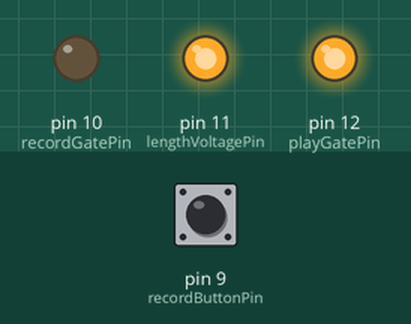
The sketch below on a simulated Arduino Uno, built with avr-gcc and run on an emulated ATmega328P. Shown: output pins drawn as LEDs (lit = HIGH). The inputs (shaded band) are chosen by the test bench; at power-on: pin 9 (recordButtonPin) HIGH.

Above: at 1.2 s.
1.3 s: pin 9 (recordButtonPin) pulled LOW for 0.15 s
At 2.6 s:
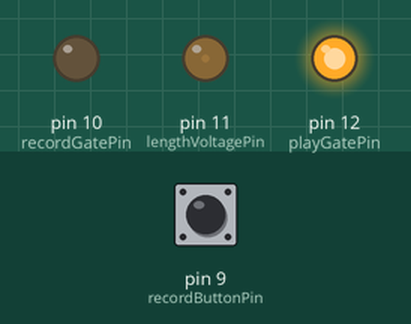
2.9 s: pin 9 (recordButtonPin) pulled LOW for 1 s
At 5.1 s:
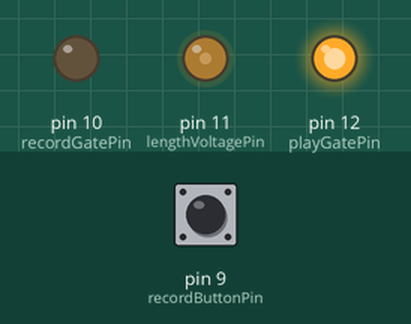
5.4 s: pin 9 (recordButtonPin) pulled LOW for 3.2 s
At 5.8 s:
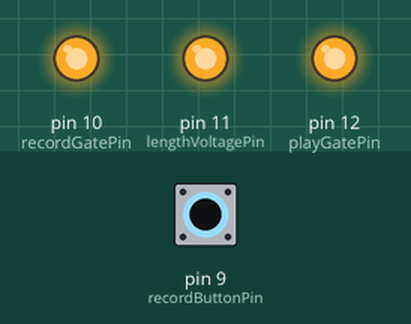
Timing chart, 0 to 10.1 s (numbered marks = the images above; inputs shaded):
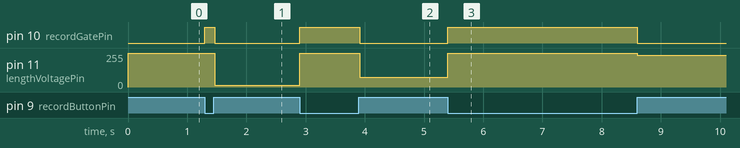

The sketch:

TymeKeeper.ino
```cpp
/*
 * TYME-KEEPER
 * Utility for recording loops on Tyme Sefari MKii
 * Uses Arduino Uno
 *
 * Mason Malvinni
 * 3/4/2016
 */


const int recordButtonPin = 9;
const int playGatePin = 12;
const int recordGatePin = 10;
const int lengthVoltagePin = 11;

int triggered = 0;
int counter = 0;

void setup()
{
	pinMode(recordButtonPin,INPUT_PULLUP);

	pinMode(playGatePin,OUTPUT);
	pinMode(recordGatePin,OUTPUT);
	pinMode(lengthVoltagePin,OUTPUT);


	digitalWrite(recordGatePin,LOW);
	analogWrite(lengthVoltagePin,255);
	digitalWrite(playGatePin,HIGH);


}

void loop()
{
	counter = 0;
	while(!digitalRead(recordButtonPin))
	{


		if(counter==0)
		{
			digitalWrite(playGatePin,LOW);
			analogWrite(lengthVoltagePin,255);
			digitalWrite(recordGatePin,HIGH);
			digitalWrite(playGatePin,HIGH);
		}
		counter++;
		delayMicroseconds(13500); //could probably use more tuning


	}
	if(counter!=0)
	{
		constrain(counter,0,255);
		digitalWrite(playGatePin,LOW);
		analogWrite(lengthVoltagePin,counter);
		digitalWrite(recordGatePin,LOW);
		digitalWrite(playGatePin,HIGH);
	}


}
```

Measured:
- after the input at 1.3 s, pin 10 (recordGatePin): LOW → HIGH at once, → LOW 0.16 s later; pin 11 (lengthVoltagePin): 255/255 → 12/255 after 0.16 s
- after the input at 2.9 s, pin 10 (recordGatePin): LOW → HIGH at once, → LOW 1.0 s later; pin 11 (lengthVoltagePin): 12/255 → 255/255 at once, → 75/255 1.0 s later
- after the input at 5.4 s, pin 10 (recordGatePin): LOW → HIGH at once, → LOW 3.2 s later; pin 11 (lengthVoltagePin): 75/255 → 255/255 at once, → 237/255 3.2 s later
